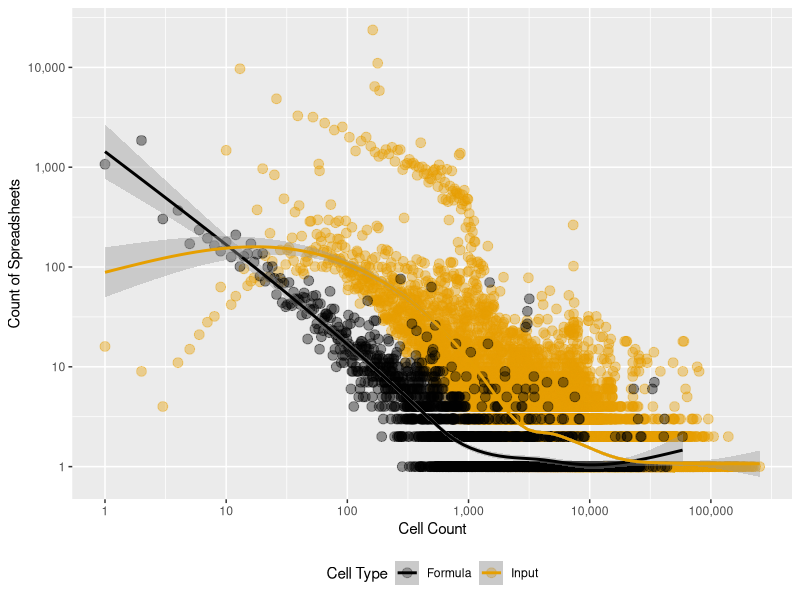

The R source for this figure:
library("ggplot2")
library("scales")

file.read <- read.csv('input_and_formula_cells.csv')

#p1 <- ggplot(fc, aes(N, COUNT)) + geom_point(shape=19, alpha=1/4) + scale_x_log10() + 
#  scale_y_log10() +  geom_smooth()

cbbPalette <- c("#000000", "#E69F00", "#56B4E9", "#009E73", "#F0E442", "#0072B2", "#D55E00", "#CC79A7")

xbreaks <- c(1,10,100,1000,10000,100000)
ybreaks <- c(1,10,100,1000,10000,100000)

p2 <- ggplot(file.read, aes(x = N, y = COUNT, color = CATEGORY)) + scale_colour_manual(name="Cell Type",values=cbbPalette,labels=c("Formula", "Input")) +
  geom_point(size=3, alpha=0.4) + scale_x_log10(breaks=xbreaks,labels=comma) + scale_y_log10(breaks=ybreaks,labels=comma) + geom_smooth(level = 0.99) +
  xlab("Cell Count") + ylab("Count of Spreadsheets") + theme(legend.position="bottom")

# + theme(legend.position=c(.9, .8))

#+ geom_point(shape=1, size=I(2), alpha = I(0.5)) + scale_x_log10() + 
#  scale_y_log10() + xlab("Count of Non-Empty Cells") + ylab("Count of Spreadsheets")


plot(p2)